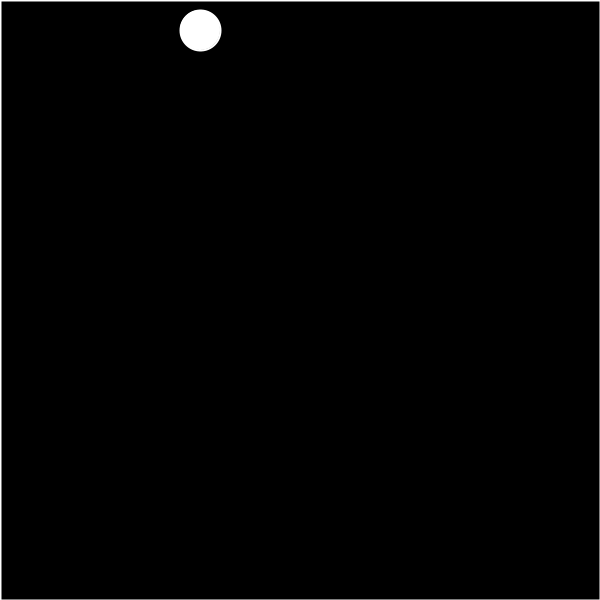
Frame 1 (no input)
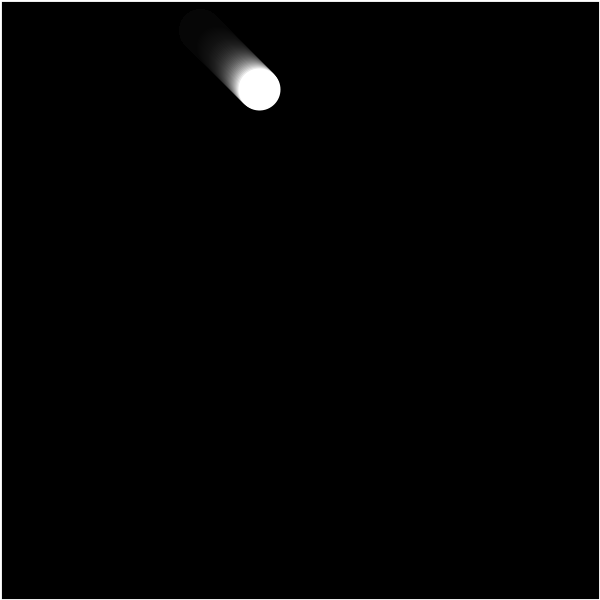
Frame 60 (the mouse pressed at the canvas centre just before this capture)
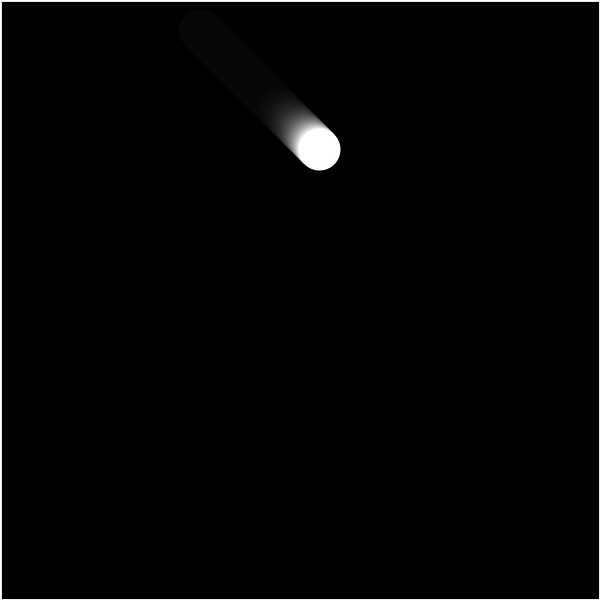
Frame 120 (the mouse held since frame 60 and released just before this capture)

The Processing sketch that drew these frames (run headless with seeded random() and noise(); from frame 60 on, the mouse is pressed at the canvas centre):

// Processing sketch: abb_bouncing_ball_in_random_direction
// ── abb_bouncing_ball_in_random_direction.pde
float x=200, y=30;
float dirx=1, diry=1, i=0;
int ballX=40, ballY=40;

void setup() {
  size(600, 600);  
  background(0, 12);  
  stroke(255);    
  strokeWeight(2);  
  smooth();
}

void draw() {
  fill(0, 21);
  rect(0, 0, width, height);
  fill(255);
  ellipse(x, y, ballX, ballY);
  x = x+dirx;
  y = y+diry;
  println(x+" "+y);
  if (x>600-ballX/2 | x<0+ballX/2) {
    dirx=dirx/abs(dirx)*-int(random(3)+1);
  }
  if (y>600-ballY/2 | y<0+ballY/2) {
    diry=diry/abs(diry)*-int(random(3)+1);
  }
}
